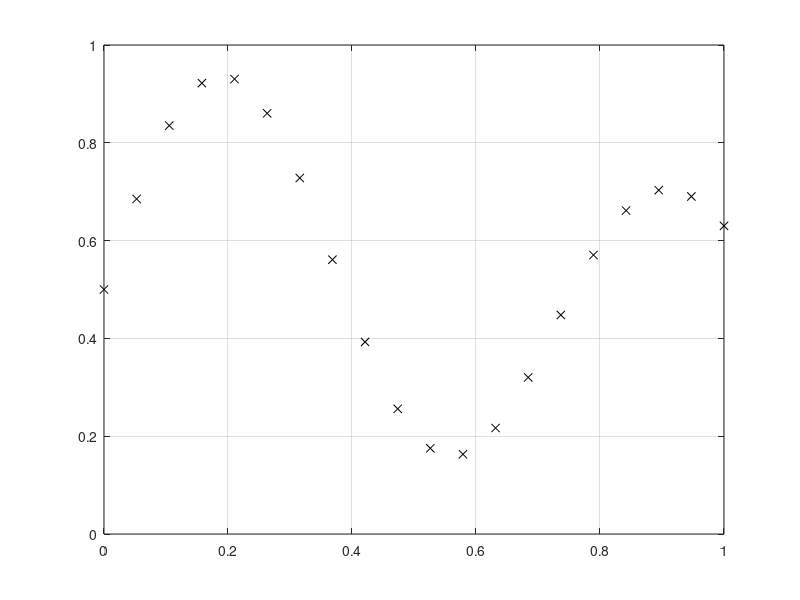

This chart was generated by the following MATLAB code: (Note: this script raises an error after producing the figure.)
%Darba atliko AKSfm-21 gr. stud. Aušra Jonauskaitė
clc;
clear all;
close all;
% Pagrindinė užduotis
%1.Duomenu paruosimas
%įėjime paduodamas 20 skaičių vektorius x
x =[0:1/19:1];
%vienas išėjimas 
y = (1 + 0.6*sin(2*pi*x/0.7) + 0.3*sin(2*pi*x))/2;
figure(1)
plot(x,y,'kx');
grid on;
%2. Tinklo strukturos pasirinkimas (4-8 neuronai) - 6 neuronai
% pirmojo pasleptojo sluoksnio rysiu svoriai
%w2[1]_1 - svoris einantis is pirmo iejimo [1] i 2 neurona pirmame
%sluoksnyje _1
w11_1=rand(1)*0.1;
w21_1=rand(1)*0.1;
w31_1=rand(1)*0.1;
w41_1=rand(1)*0.1;
w51_1=rand(1)*0.1;
w61_1=rand(1)*0.1;
b1_1=rand(1)*0.1;
b2_1=rand(1)*0.1;
b3_1=rand(1)*0.1;
b4_1=rand(1)*0.1;
b5_1=rand(1)*0.1;
b6_1=rand(1)*0.1;
% antrojo sluoksnio (isejimo) rysiu svoriai
w11_2=rand(1)*0.1;
w12_2=rand(1)*0.1;
w13_2=rand(1)*0.1;
w14_2=rand(1)*0.1;
w15_2=rand(1)*0.1;
w16_2=rand(1)*0.1;
b1_2=rand(1)*0.1;
n=0.05;
%3. Skaiciuojame tinklo atsaka
%3.1 Pirmojo sluoksnio neuronams
for index = 1:length(x)
    v1_1 = x(index)*x11_1+b1_1;
    v2_1 = x(index)*x21_1+b2_1;
    v3_1 = x(index)*x31_1+b3_1;
    v4_1 = x(index)*x41_1+b4_1;
    v5_1 = x(index)*x51_1+b5_1;
    v6_1 = x(index)*x61_1+b6_1;
    %pritaikoma sigmoidinė aktyvavimo funkcija 
    y1_1 = 1/(1+exp(-v1_1));
    y2_1 = 1/(1+exp(-v2_1));
    y3_1 = 1/(1+exp(-v3_1));
    y4_1 = 1/(1+exp(-v4_1));
    y5_1 = 1/(1+exp(-v5_1));
    y6_1 = 1/(1+exp(-v6_1));
    %3.2 Antrojo sluoksnio neuronui
    v1_2 = y1_1*w11_2+y2_1*w12_2+y3_1*w13_2+y4_1*w14_2+y5_1*w15_2+y6_1*w16_2+b1_2;
    %pritaikoma tiesine aktyvavimo funkcija isejime
    %y = y1_2
    y = v1_2;
    %3.3 skaiciuojame klaida
    e = d(index) - y;
    %-----rysiu svoriu atnaujinimas------------
    %3.4 skaiciuojame klaidos gradienta isejimo sl. neuronui
    delta1_2 = e;
    %3.5 skaiciuojame klaidos gradienta pasleptojo sl. neuronams
    delta1_1=y1_1*(1-y1_1)*delta1_2*w11_2;
    delta2_1=y2_1*(1-y2_1)*delta1_2*w12_2;
    delta3_1=y3_1*(1-y3_1)*delta1_2*w13_2;
    delta4_1=y4_1*(1-y4_1)*delta1_2*w14_2;
    delta5_1=y5_1*(1-y5_1)*delta1_2*w15_2;
    delta6_1=y6_1*(1-y6_1)*delta1_2*w16_2;
    %3.6 atnaujiname isejimo sluoksnio rysiu svorius
    w11_2 = w11_2+n*delta1_2*y1_1;
    w12_2 = w12_2+n*delta1_2*y2_1;
    w13_2 = w13_2+n*delta1_2*y3_1;
    w14_2 = w14_2+n*delta1_2*y4_1;
    w15_2 = w15_2+n*delta1_2*y5_1;
    w16_2 = w16_2+n*delta1_2*y6_1;
    b1_2 = b1_2+n*delta1_2;
    %3.7 atnaujiname pasleptojo sluoksnio rysiu svorius
    w11_1 = w11_1+n*delta1_1*x(index);
    w21_1 = w21_1+n*delta2_1*x(index);
    w31_1 = w31_1+n*delta3_1*x(index);
    w41_1 = w41_1+n*delta4_1*x(index);
    w51_1 = w51_1+n*delta5_1*x(index);
    w61_1 = w61_1+n*delta6_1*x(index);
    b1_1 = b1_1+n*delta1_1;
    b2_1 = b2_1+n*delta2_1;
    b3_1 = b3_1+n*delta3_1;
    b4_1 = b4_1+n*delta4_1;
    b5_1 = b5_1+n*delta5_1;
    b6_1 = b6_1+n*delta6_1;
end


